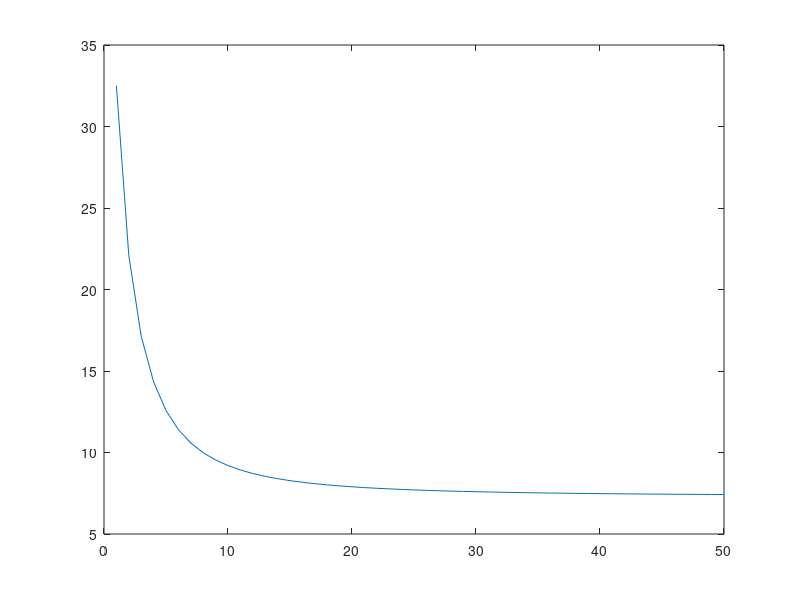

Reproduce this figure in MATLAB.
clc
clear all
close all

% initialize variables
y = 65;
%y2 = 2;

k=0;
a=1;
x=y;
%x2=y2;

z=100;
%z2=6;

% We start with the one-dimesional case.

alpha = abs(y-z)/norm(2*y-2*z);

% iterative steps
N=50; % may change this to a while loop with Nesterov end condition

values = zeros(1,N);
track = zeros(1,N);


for k=1:N
    % update variables
    %f = y^2;             %f = y1^2+y2^2;
    %gradf = 2*y;         %gradf = [2*y1; 2*y2];
    
    i =0;
    while (y^2-(y-0.5^i*alpha*2*y)^2 < 0.5^(i+1)*alpha*norm(2*y)^2)
        i = i+1;
    end
    i = i+1;
    % We have our new i and can update our variables now
    
    alpha = 0.5^i*alpha;
    a_prev = a;
    a = 0.5*(1 + sqrt(4*a*a+1));
    
    x_prev = x;
    x = y - alpha*2*y;
    y = x + (a_prev-1)*(x-x_prev)/a;
    
    values(k) = y^2;
    track(k) = y;
end

l = 1:N;
%plot(l,values)
figure(2)
plot(l,track)




